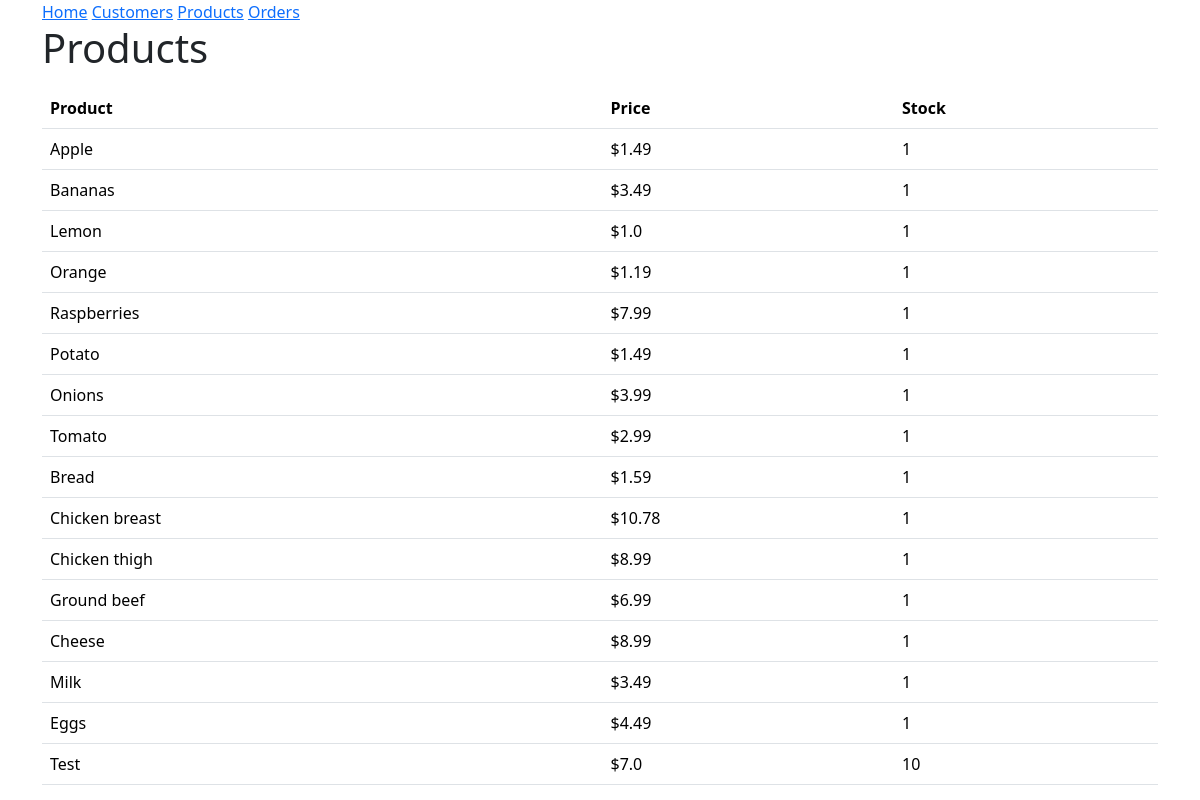
/products, run on an earlier commit of the app's database.
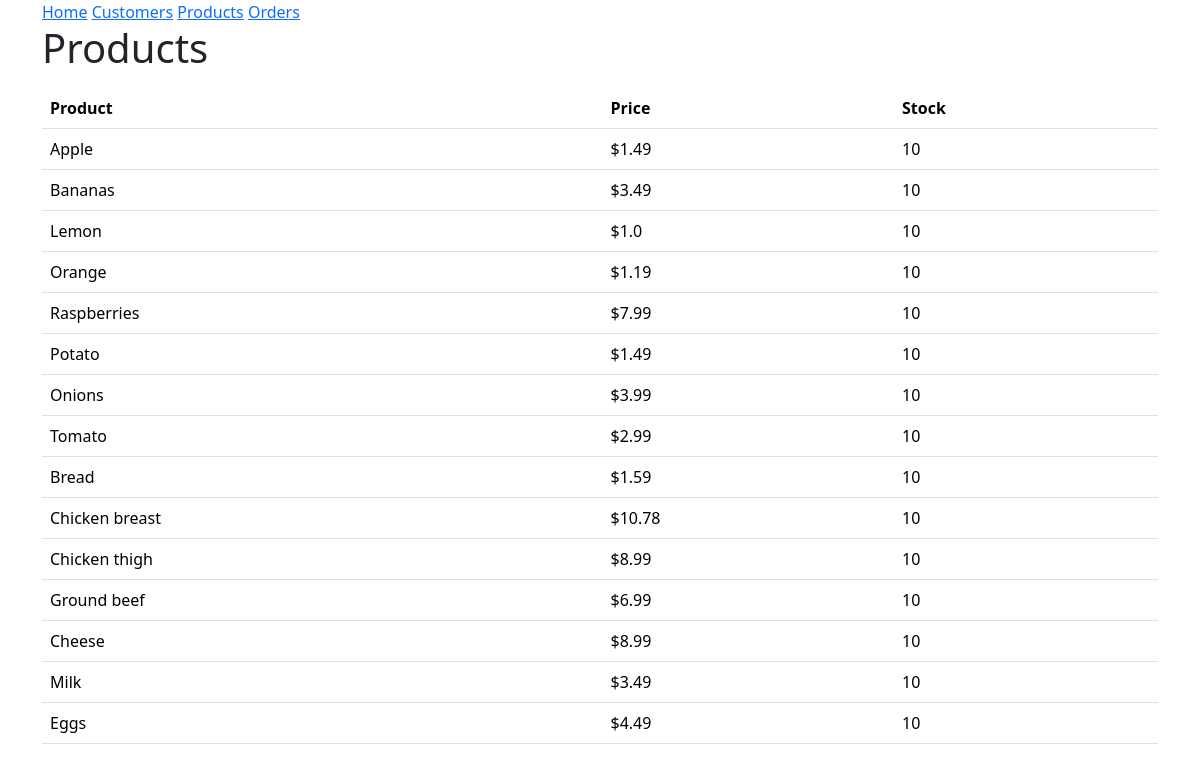
And on a later commit of the database.
### models.py (models this page shows, shortened)
class Product(db.Model):
 id = mapped_column(Integer, primary_key=True)
 product = mapped_column(String(200), nullable=False, unique=True)
 price = mapped_column(Float(200), nullable=False)
 available = mapped_column(Integer, nullable=False, default=True)
 orders = relationship("ProductOrder")

### main.py (the view)
@app.route('/products')
def product_list():
    request = db.session.execute(db.select(Product).order_by(Product.id))
    products = []
    for i in request.scalars():
        u = {
            "id": i.id,
            "product": i.product.capitalize(),
            "price": i.price,
            "available": i.available,
        }
        products.append(u)
    return render_template("products.html", products=products)

### templates/products.html (shortened to what this page needs)
{% extends "base.html" %}
{% block content %}
<h1>Products</h1>
<table class="table">
    <thead class="thead-dark">
    <th>Product</th>
    <th>Price</th>
    <th>Stock</th>
{% for product in products %}
<p>
    <tr>
    <td>{{ product.product }}</td>
    <td>${{ product.price }}</td>
    <td>{{ product.available }}</td>
    </tr>
</p>
{% endfor %}
</table>
{% endblock %}

### templates/base.html (shortened to what this page needs)
<!doctype html>
<html lang="en">
    <head>
        <link rel="stylesheet" href="{{ url_for('static', filename='style.css') }}">
        <link href="https://cdn.jsdelivr.net/npm/bootstrap@5.3.3/dist/css/bootstrap.min.css" rel="stylesheet">
    </head>
    <body>
        <div class="container">
        <nav>
            <a href="{{ url_for('homepage') }}">Home</a>
            <a href="{{ url_for('customer_list') }}">Customers</a>
            <a href="{{ url_for('product_list') }}">Products</a>
            <a href="{{ url_for('orders_list') }}">Orders</a>
        </nav>
        {% block content %}
        {% endblock %}
        </div>
    </body>
</html>

What changed in the data, as far as the page shows it:
removed Product: product "Test", price "7.0", available "10"
changed Product "Apple": available "1" → "10"
changed Product "Bananas": available "1" → "10"
changed Product "Lemon": available "1" → "10"
changed Product "Orange": available "1" → "10"
changed Product "Raspberries": available "1" → "10"
changed Product "Potato": available "1" → "10"
changed Product "Onions": available "1" → "10"
changed Product "Tomato": available "1" → "10"
changed Product "Bread": available "1" → "10"
changed Product "Chicken breast": available "1" → "10"
changed Product "Chicken thigh": available "1" → "10"
changed Product "Ground beef": available "1" → "10"
changed Product "Cheese": available "1" → "10"
changed Product "Milk": available "1" → "10"
changed Product "Eggs": available "1" → "10"
